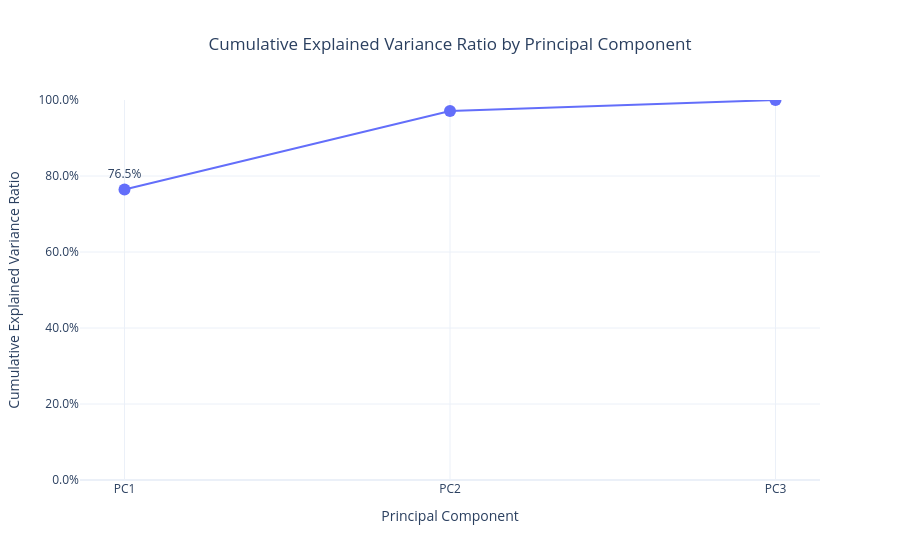

The code cell stored with this chart in its notebook:
### Markdown cell above
### Principal Component Analysis (PCA) for Aggregate Volatility Features

### Code cell
import pandas as pd

# Prepare data for PCA
vol_data = pd.DataFrame({
    'Implied': implied_vol['Implied Volatility']*np.sqrt(252),
    'Realized': realized_vol['Realized Volatility']*np.sqrt(252), 
    'Custom': custom_vol['Custom Volatility']
}).dropna()

# Standardize the data
vol_data_std = (vol_data - vol_data.mean()) / vol_data.std()

# Perform PCA
from sklearn.decomposition import PCA
pca = PCA()
pca.fit(vol_data_std)

# Calculate explained variance ratio
explained_variance = pca.explained_variance_ratio_
cumulative_variance = np.cumsum(explained_variance)

# Create scatter plot of cumulative explained variance
fig = go.Figure()
fig.add_trace(
    go.Scatter(
        x=['PC1', 'PC2', 'PC3'],
        y=cumulative_variance,
        mode='lines+markers+text',
        text=[f'{var:.1%}' for var in cumulative_variance],
        textposition='top center',
        marker=dict(size=12),
        line=dict(width=2)
    )
)

# Update layout
fig.update_layout(
    title='Cumulative Explained Variance Ratio by Principal Component',
    title_x=0.5,
    xaxis_title='Principal Component',
    yaxis_title='Cumulative Explained Variance Ratio',
    yaxis_tickformat='.1%',
    yaxis_range=[0,1],
    template='plotly_white',
    showlegend=False
)

# Show plot
fig.show()

# Print cumulative explained variance
print("\nCumulative explained variance ratio:")
print(cumulative_variance)

### Figure 1 — Plotly figure (JSON) as saved in the notebook; plotly's stock layout.template omitted (floating-point values rounded to 4 significant figures)
{"data": [{"line": {"width": 2}, "marker": {"size": 12}, "mode": "lines+markers+text", "text": ["76.5%", "97.1%", "100.0%"], "textposition": "top center", "type": "scatter", "x": ["PC1", "PC2", "PC3"], "y": [0.7647, 0.9711, 1.0]}], "layout": {"showlegend": false, "title": {"text": "Cumulative Explained Variance Ratio by Principal Component", "x": 0.5}, "xaxis": {"title": {"text": "Principal Component"}}, "yaxis": {"range": [0, 1], "tickformat": ".1%", "title": {"text": "Cumulative Explained Variance Ratio"}}}}
